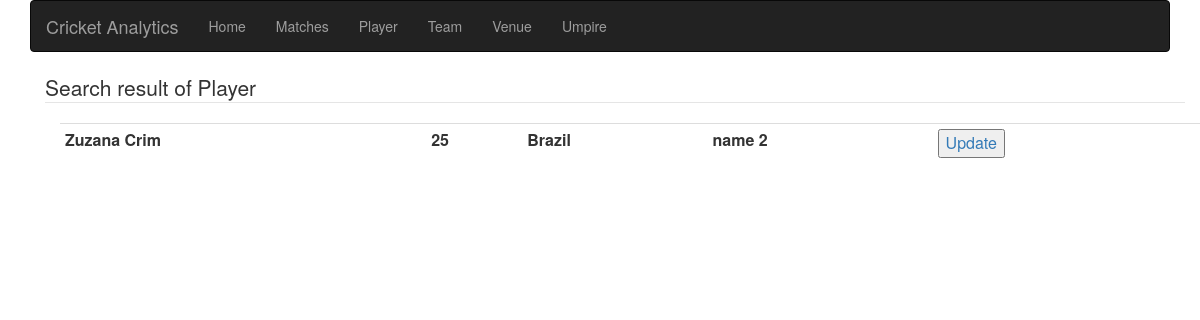
Screenshot of /PhpScripts/PlayerSearchResult.php?stext=Zuzana Crim with the database file from the repository.
### tables this page shows
CREATE TABLE player_master
(
  player_id INT NOT NULL AUTO_INCREMENT,
  player_name VARCHAR(100) NOT NULL UNIQUE,
  Player_dob DATE NOT NULL,
  team_id_fk INT NOT NULL,
  player_nationality VARCHAR(100) NOT NULL,
  PRIMARY KEY (player_id),
  FOREIGN KEY (team_id_fk) REFERENCES team_master(team_id)
);

CREATE TABLE team_master
(
  team_id INT NOT NULL AUTO_INCREMENT,
  team_name VARCHAR(100) NOT NULL UNIQUE,
  team_mascot VARCHAR(100) NOT NULL,
  team_desc VARCHAR(1000) NOT NULL,
  team_ranking int DEFAULT NULL,
  PRIMARY KEY (team_id)
);

### PhpScripts/PlayerSearchResult.php (the view, shortened to what this page needs)
<html>
<head>
    <link rel="stylesheet" href="https://maxcdn.bootstrapcdn.com/bootstrap/3.3.7/css/bootstrap.min.css">
</head>
<body>
    <link rel="stylesheet" href="https://maxcdn.bootstrapcdn.com/bootstrap/3.3.7/css/bootstrap.min.css">
<div>
    <?php include 'navBar.php';?>
    <div class="container">
        <div class="container container-fluid">
            <legend>Search result of Player</legend>
            <div class="container container-fluid">
                <table class="table table-condensed">
                    <?php
                    $servername = "localhost";
                    $username = "root";
                    $password = "mysql";
                    $database = "cricket_analytics";
                    $stext = $_GET['stext'];
                    $conn = new mysqli($servername, $username, $password, $database);
                    $sql = "select player_id,player_name,Player_dob,TIMESTAMPDIFF(YEAR, Player_dob, CURDATE()) as age, player_nationality, tm.team_name as teamName,tm.team_id as team_id    from player_master as pm join team_master tm on pm.team_id_fk = tm.team_id        WHERE pm.player_name LIKE '%$stext%';";
                    $result = $conn->query($sql);
                    if($result){
                        while($row = $result->fetch_assoc()) {
                            echo "<tr>";
                            echo "<td><b>$row[player_name]</b></td>";
                            echo "<td><b>$row[age]</b></td>";
                            echo "<td><b>$row[player_nationality]</b></td>";
                            echo "<td><b>$row[teamName]</b></td>";
                            echo "<td><a href='updatePlayer.php?id=$row[player_id]&teamname=$row[teamName]&dob=$row[Player_dob]&nationality=$row[player_nationality]&name=$row[player_name]'><button>Update</button></a></td></tr>";
                        }
                    };
                    ?>
                </table>
            </div>
        </div>
    </div>
</div>
</body>
</html>

### rows the page displays
player_master: player_name "Zuzana Crim", row "25", player_nationality "Brazil", team_id_fk.team_name "name 2"
